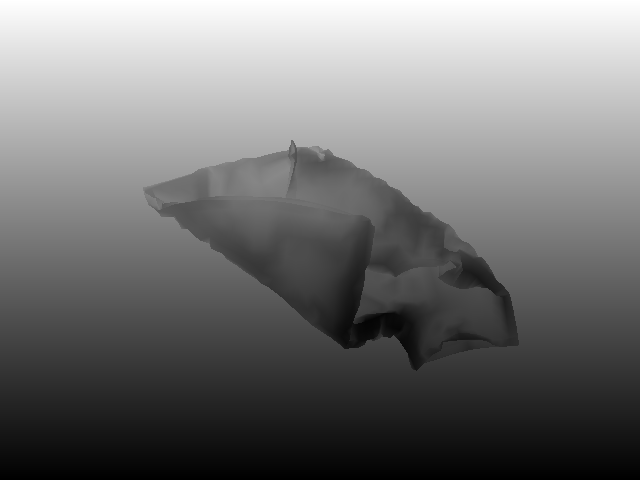
#> input picture tests/sample/data/HalfShirt/images/depth/0.png, 640 x 480 px
$ python -i image.py   (imports and definitions only)   (older library calls are emulated)
#> lines starting #> are read from the running program, lines starting #| are printed output that depends on the picture
#> further down, picture is the input picture: shape (480, 640, 3); min 0, max 255, mean 116.6
#!/usr/bin/env python

import cv2
import numpy as np
import torch

COLORMAP = (
    (0, 0, 255),
    (0, 255, 0),
    (255, 0, 0),
    (255, 255, 0),
    (0, 255, 255),
    (0, 165, 255),
    (255, 0, 255),
    (255, 255, 255),
    (0, 0, 0),
)


# [89 lines left out: functions imread, _transpose, edge_filter, canny_edge, laplacian_edge, not called in this run]


def sobel_edge(img, ksize=5, dtype=cv2.CV_64F, mode="gradient", **kwargs):
    """Sobel edge"""
#> called with ksize = 5, dtype = 6, mode = 'gradient'
    assert mode in ("x", "y", "gradient")
    edges = cv2.cvtColor(img.copy(), cv2.COLOR_RGB2GRAY)
    if mode == "x":
        return cv2.Sobel(edges, dtype, 1, 0, ksize=ksize)
    elif mode == "y":
        return cv2.Sobel(edges, dtype, 0, 1, ksize=ksize)
    else:
        dx = cv2.Sobel(edges, dtype, 1, 0, ksize=ksize)
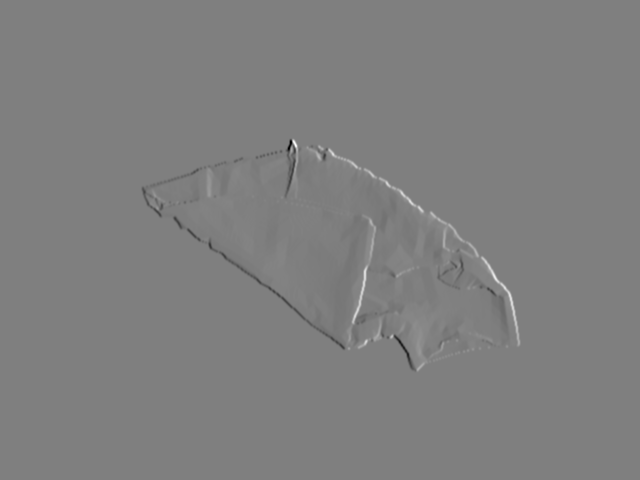
#> dx: shape (480, 640) float64; min -3161, max 3177, mean 0; drawn with min black and max white
        dy = cv2.Sobel(edges, dtype, 0, 1, ksize=ksize)
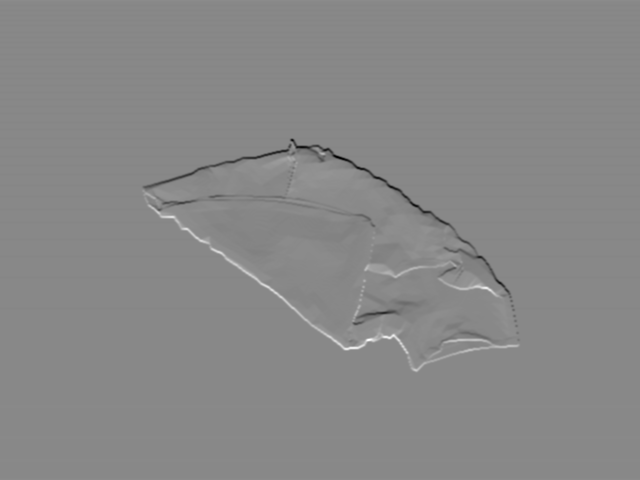
#> dy: shape (480, 640) float64; min -3174, max 2644, mean -67.8; drawn with min black and max white
        return np.sqrt(dx ** 2 + dy ** 2)
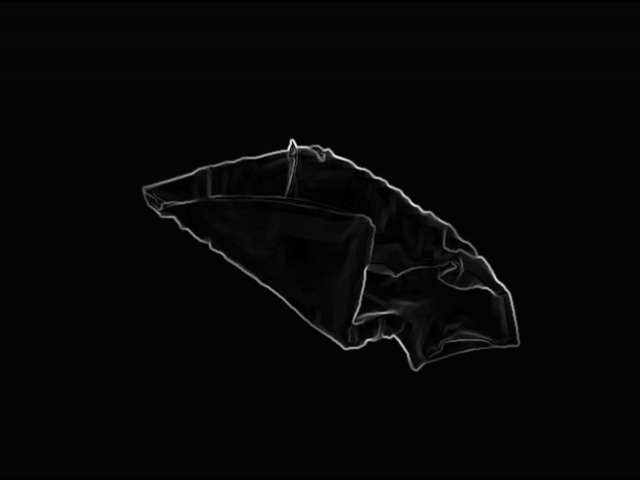
#> returned value: shape (480, 640) float64; min 0, max 3605.6, mean 98.4; drawn with min black and max white


# [96 lines left out: functions pyramid_edge, normalize_depth, unnormalize_depth, remove_nan, depth2mask, erase_depth_edge, not called in this run]

>>> import cv2
>>> picture = cv2.cvtColor(cv2.imread('../../../tests/sample/data/HalfShirt/images/depth/0.png'), cv2.COLOR_BGR2RGB)
>>> result = sobel_edge(picture)
